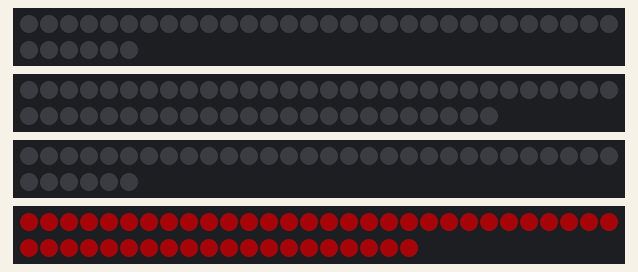
Recording of a sketch running on a simulated ESP32. Shown: 2 × 36 RGB LEDs in strip order, left to right, continuing on the next row, 54 RGB LEDs in strip order, left to right, continuing on the next row, 50 RGB LEDs in strip order, left to right, continuing on the next row. Dim RGB values are drawn brighter than linear.

Above: at 0.1 s.
At 5.02 s:
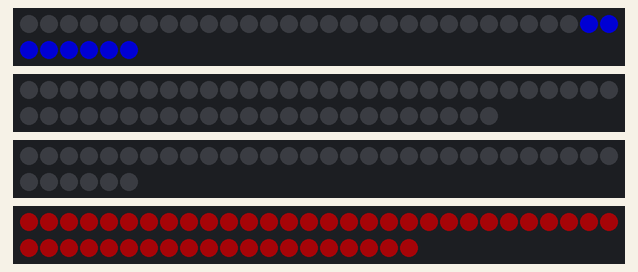
At 10.21 s:
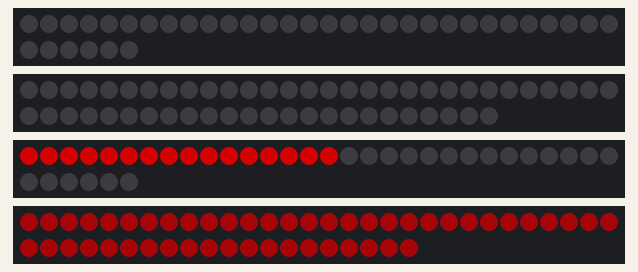
At 19.93 s:
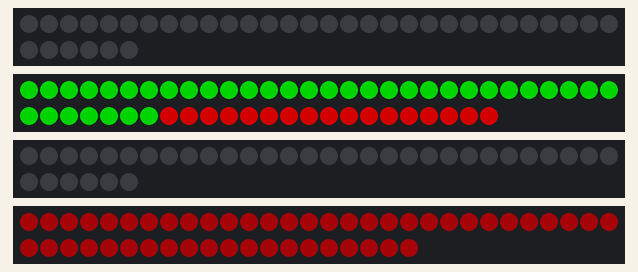
At 29.63 s:
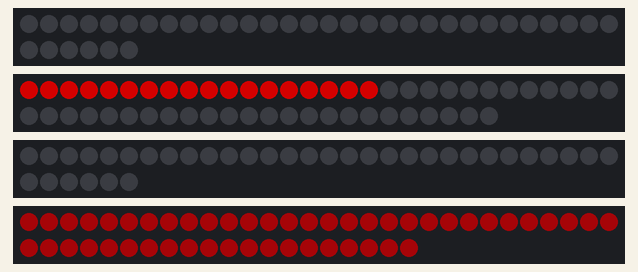
At 39.63 s:
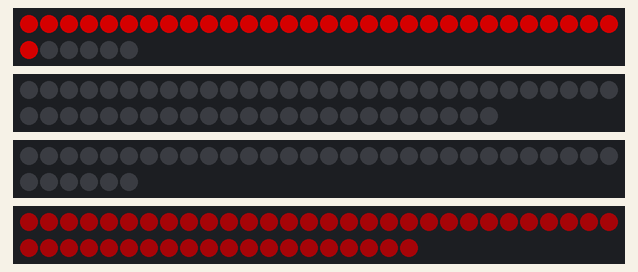

The sketch:

LEDs.ino
```cpp
#include <Adafruit_NeoPixel.h>

#define LED_PIN_4   23
#define LED_COUNT_4 50
#define LED_PIN_1   27
#define LED_PIN_2   33
#define LED_PIN_3   14

#define LED_COUNT_1 36
#define LED_COUNT_2 54
//36
//54

Adafruit_NeoPixel strip_1(LED_COUNT_1, LED_PIN_1, NEO_GRB + NEO_KHZ800);
Adafruit_NeoPixel strip_2(LED_COUNT_2, LED_PIN_2, NEO_GRB + NEO_KHZ800);
Adafruit_NeoPixel strip_3(LED_COUNT_1, LED_PIN_3, NEO_GRB + NEO_KHZ800);

Adafruit_NeoPixel strip_4(LED_COUNT_4, LED_PIN_4, NEO_GRB + NEO_KHZ800);

// Color settings (easily changeable)
uint8_t red = 40, green = 1, blue = 2;  // Modify these values to change the color

// Timing variables
unsigned long previousMillis = 0;
const int interval = 2000;  // Millis interval for blinking

void setup() {
  Serial.begin(115200);
  strip_1.begin();
  strip_1.show();
  strip_2.begin();
  strip_2.show();
  strip_3.begin();
  strip_3.show();
  strip_4.begin();  // Now using strip_4 instead of strip_1
  strip_4.show();   // Initialize all pixels to off
}

void loop() {
  unsigned long currentMillis = millis();

  // Light up all LEDs (for the initial state)
  fillStrip(red, green, blue);
  delay(2000); // Initial delay before blinking starts

  drums();
  // Blink effects (non-blocking)
  if (currentMillis - previousMillis >= interval) {
    previousMillis = currentMillis;

    blink(red, green, blue);
    blink2(red, green, blue);
    drums();
  }
}

void fillStrip(uint8_t red, uint8_t green, uint8_t blue) {
  for (int i = 0; i < LED_COUNT_4; i++) {  // Changed LED_COUNT_1 to LED_COUNT_4
    strip_4.setPixelColor(i, red, green, blue);  // Changed strip_1 to strip_4
  }
  strip_4.show();  // Show the updated color
}

void blink(uint8_t red, uint8_t green, uint8_t blue) {
  // Blink LEDs in reverse order (off in sections)
  for (int i = 20; i < 25; i++) strip_4.setPixelColor(i, 0, 0, 0); // Left eye
  for (int i = 45; i < 50; i++) strip_4.setPixelColor(i, 0, 0, 0); // Right eye
  strip_4.show();

  delay(50);

  // Now let's go down the LED sections
  for (int i = 15; i < 20; i++) strip_4.setPixelColor(i, 0, 0, 0);
  for (int i = 40; i < 45; i++) strip_4.setPixelColor(i, 0, 0, 0);
  strip_4.show();

  delay(50);

  for (int i = 10; i < 15; i++) strip_4.setPixelColor(i, 0, 0, 0);
  for (int i = 35; i < 40; i++) strip_4.setPixelColor(i, 0, 0, 0);
  strip_4.show();

  delay(50);

  for (int i = 5; i < 10; i++) strip_4.setPixelColor(i, 0, 0, 0);
  for (int i = 30; i < 35; i++) strip_4.setPixelColor(i, 0, 0, 0);
  strip_4.show();

  delay(50);

  for (int i = 0; i < 5; i++) strip_4.setPixelColor(i, 0, 0, 0);
  for (int i = 25; i < 30; i++) strip_4.setPixelColor(i, 0, 0, 0);
  strip_4.show();

  delay(50);
}

void blink2(uint8_t red, uint8_t green, uint8_t blue) {
  // Blink LEDs in reverse order (turning LEDs back on)
  for (int i = 0; i < 5; i++) strip_4.setPixelColor(i, red, green, blue); // Left eye
  for (int i = 25; i < 30; i++) strip_4.setPixelColor(i, red, green, blue); // Right eye
  strip_4.show();

  delay(50);

  for (int i = 5; i < 10; i++) strip_4.setPixelColor(i, red, green, blue);
  for (int i = 30; i < 35; i++) strip_4.setPixelColor(i, red, green, blue);
  strip_4.show();

  delay(50);

  for (int i = 10; i < 15; i++) strip_4.setPixelColor(i, red, green, blue);
  for (int i = 35; i < 40; i++) strip_4.setPixelColor(i, red, green, blue);
  strip_4.show();

  delay(50);

  for (int i = 15; i < 20; i++) strip_4.setPixelColor(i, red, green, blue);
  for (int i = 40; i < 45; i++) strip_4.setPixelColor(i, red, green, blue);
  strip_4.show();

  delay(50);

  for (int i = 20; i < 25; i++) strip_4.setPixelColor(i, red, green, blue);
  for (int i = 45; i < 50; i++) strip_4.setPixelColor(i, red, green, blue);
  strip_4.show();

  delay(50);
}
void drums() {
    for(int i=0; i<LED_COUNT_1; i++)
  {
    strip_1.setPixelColor(i, 128, 0, 0);
    strip_1.show();
    delay(20);
  }
  for(int i=0; i<LED_COUNT_1; i++)
  {
    strip_1.setPixelColor(i, 0, 128, 0);
    strip_1.show();
    delay(20);
  }
  for(int i=0; i<LED_COUNT_1; i++)
  {
    strip_1.setPixelColor(i, 0, 0, 128);
    strip_1.show();
    delay(20);
  }
  for(int i=0; i<LED_COUNT_1; i++)
  {
    strip_1.setPixelColor(i, 0, 0, 0);
    strip_1.show();
    delay(20);
  }

  for(int i=0; i<LED_COUNT_2; i++)
  {
    strip_2.setPixelColor(i, 128, 0, 0);
    strip_2.show();
    delay(20);
  }
  for(int i=0; i<LED_COUNT_2; i++)
  {
    strip_2.setPixelColor(i, 0, 128, 0);
    strip_2.show();
    delay(20);
  }
  for(int i=0; i<LED_COUNT_2; i++)
  {
    strip_2.setPixelColor(i, 0, 0, 128);
    strip_2.show();
    delay(20);
  }
  for(int i=0; i<LED_COUNT_2; i++)
  {
    strip_2.setPixelColor(i, 0, 0, 0);
    strip_2.show();
    delay(20);
  }

  for(int i=0; i<LED_COUNT_1; i++)
  {
    strip_3.setPixelColor(i, 128, 0, 0);
    strip_3.show();
    delay(20);
  }
  for(int i=0; i<LED_COUNT_1; i++)
  {
    strip_3.setPixelColor(i, 0, 128, 0);
    strip_3.show();
    delay(20);
  }
  for(int i=0; i<LED_COUNT_1; i++)
  {
    strip_3.setPixelColor(i, 0, 0, 128);
    strip_3.show();
    delay(20);
  }
  for(int i=0; i<LED_COUNT_1; i++)
  {
    strip_3.setPixelColor(i, 0, 0, 0);
    strip_3.show();
    delay(20);
  }
}
```
